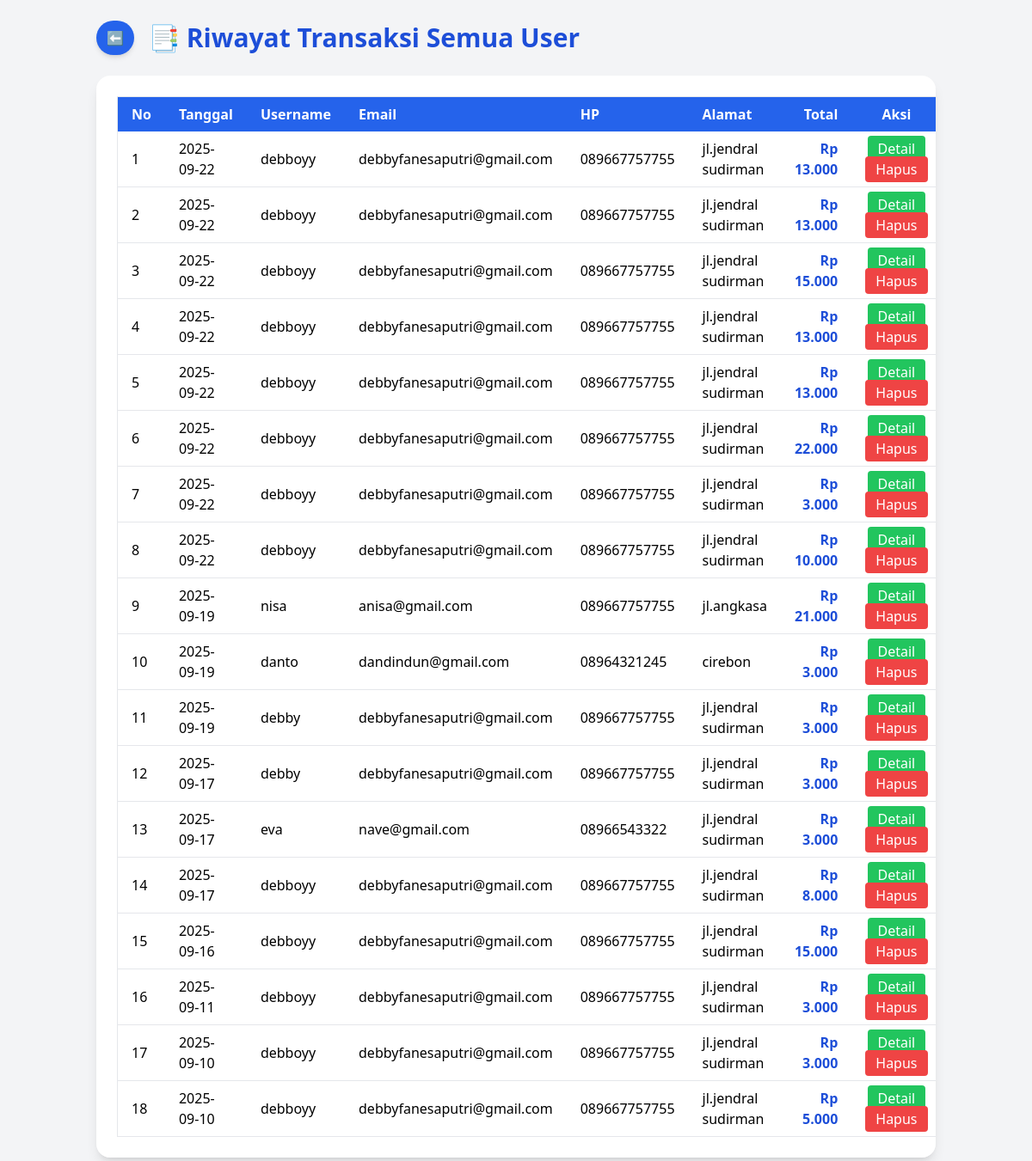
The page /riwayat_transaksi_admin.php (signed in) on the database its author committed.
### tables this page shows
CREATE TABLE `transaksi` (
  `id_transaksi` int NOT NULL,
  `id_pelanggan` int NOT NULL,
  `tanggal` date NOT NULL,
  `total_harga` int NOT NULL
);

CREATE TABLE `users` (
  `id` int NOT NULL,
  `nama` varchar(255) DEFAULT NULL,
  `email` varchar(255) DEFAULT NULL,
  `profile_picture` varchar(255) DEFAULT NULL,
  `username` varchar(255) DEFAULT NULL,
  `password` varchar(255) DEFAULT NULL,
  `hp` varchar(255) DEFAULT NULL,
  `alamat` varchar(255) DEFAULT NULL,
  `role` enum('admin','pelanggan') DEFAULT NULL
);

### riwayat_transaksi_admin.php (the view, shortened to what this page needs)
<?php
include 'config.php';
$query = "
    SELECT
        t.id_transaksi,
        t.tanggal,
        t.total_harga,
        u.username,
        u.email,
        u.hp,
        u.alamat
    FROM transaksi t
    JOIN users u ON t.id_pelanggan = u.id
    ORDER BY t.tanggal DESC
";
$result = mysqli_query($koneksi, $query);
?>
<!DOCTYPE html>
<html lang="id">
<head>
    <script src="https://cdn.tailwindcss.com"></script>
</head>
<body class="bg-gray-100 font-sans">
    <div class="container mx-auto p-6">
        <div class="flex items-center gap-4 mb-6">
            <a href="dashboard_admin.php"
               class="bg-blue-600 hover:bg-blue-700 text-white px-3 py-2 rounded-full shadow-md transition flex items-center justify-center"
               title="Kembali ke Dashboard">
                ⬅
            </a>
            <h1 class="text-3xl font-bold text-blue-700">📑 Riwayat Transaksi Semua User</h1>
        </div>
        <div class="bg-white shadow-lg rounded-2xl p-6 overflow-x-auto">
            <table class="w-full border border-gray-200">
                <thead class="bg-blue-600 text-white">
                    <tr>
                        <th class="py-2 px-4 text-left">No</th>
                        <th class="py-2 px-4 text-left">Tanggal</th>
                        <th class="py-2 px-4 text-left">Username</th>
                        <th class="py-2 px-4 text-left">Email</th>
                        <th class="py-2 px-4 text-left">HP</th>
                        <th class="py-2 px-4 text-left">Alamat</th>
                        <th class="py-2 px-4 text-right">Total</th>
                        <th class="py-2 px-4 text-center">Aksi</th>
                    </tr>
                </thead>
                <tbody>
                    <?php
                    $no = 1;
                    if (mysqli_num_rows($result) > 0):
                        while ($row = mysqli_fetch_assoc($result)): ?>
                            <tr class="border-b hover:bg-blue-50">
                                <td class="py-2 px-4"><?= $no++ ?></td>
                                <td class="py-2 px-4"><?= $row['tanggal'] ?></td>
                                <td class="py-2 px-4"><?= htmlspecialchars($row['username']) ?></td>
                                <td class="py-2 px-4"><?= htmlspecialchars($row['email']) ?></td>
                                <td class="py-2 px-4"><?= htmlspecialchars($row['hp']) ?></td>
                                <td class="py-2 px-4"><?= htmlspecialchars($row['alamat']) ?></td>
                                <td class="py-2 px-4 text-right text-blue-700 font-semibold">
                                    Rp <?= number_format($row['total_harga'], 0, ',', '.') ?>
                                </td>
                                <td class="py-2 px-4 text-center">
                                    <a href="detail_transaksi.php?id=<?= $row['id_transaksi'] ?>"
                                       class="bg-green-500 text-white px-3 py-1 rounded hover:bg-green-600">Detail</a>
                                    <a href="hapus_transaksi.php?id=<?= $row['id_transaksi'] ?>"
                                       onclick="return confirm('Yakin mau hapus transaksi ini?')"
                                       class="bg-red-500 text-white px-3 py-1 rounded hover:bg-red-600">Hapus</a>
                                </td>
                            </tr>
                        <?php endwhile;
                    endif; ?>
                </tbody>
            </table>
        </div>
    </div>
</body>
</html>

### rows shown on the page
transaksi: tanggal "2025-09-22", id_pelanggan.username "debboyy", id_pelanggan.email "debbyfanesaputri@gmail.com", id_pelanggan.hp "089667757755", id_pelanggan.alamat "jl.jendral sudirman", total_harga "13.000"
transaksi: tanggal "2025-09-22", id_pelanggan.username "debboyy", id_pelanggan.email "debbyfanesaputri@gmail.com", id_pelanggan.hp "089667757755", id_pelanggan.alamat "jl.jendral sudirman", total_harga "13.000"
transaksi: tanggal "2025-09-22", id_pelanggan.username "debboyy", id_pelanggan.email "debbyfanesaputri@gmail.com", id_pelanggan.hp "089667757755", id_pelanggan.alamat "jl.jendral sudirman", total_harga "15.000"
transaksi: tanggal "2025-09-22", id_pelanggan.username "debboyy", id_pelanggan.email "debbyfanesaputri@gmail.com", id_pelanggan.hp "089667757755", id_pelanggan.alamat "jl.jendral sudirman", total_harga "13.000"
transaksi: tanggal "2025-09-22", id_pelanggan.username "debboyy", id_pelanggan.email "debbyfanesaputri@gmail.com", id_pelanggan.hp "089667757755", id_pelanggan.alamat "jl.jendral sudirman", total_harga "13.000"
transaksi: tanggal "2025-09-22", id_pelanggan.username "debboyy", id_pelanggan.email "debbyfanesaputri@gmail.com", id_pelanggan.hp "089667757755", id_pelanggan.alamat "jl.jendral sudirman", total_harga "22.000"
transaksi: tanggal "2025-09-22", id_pelanggan.username "debboyy", id_pelanggan.email "debbyfanesaputri@gmail.com", id_pelanggan.hp "089667757755", id_pelanggan.alamat "jl.jendral sudirman", total_harga "3.000"
transaksi: tanggal "2025-09-22", id_pelanggan.username "debboyy", id_pelanggan.email "debbyfanesaputri@gmail.com", id_pelanggan.hp "089667757755", id_pelanggan.alamat "jl.jendral sudirman", total_harga "10.000"
transaksi: tanggal "2025-09-19", id_pelanggan.username "nisa", id_pelanggan.email "anisa@gmail.com", id_pelanggan.hp "089667757755", id_pelanggan.alamat "jl.angkasa", total_harga "21.000"
transaksi: tanggal "2025-09-19", id_pelanggan.username "danto", id_pelanggan.email "dandindun@gmail.com", id_pelanggan.hp "08964321245", id_pelanggan.alamat "cirebon", total_harga "3.000"
transaksi: tanggal "2025-09-19", id_pelanggan.username "debby", id_pelanggan.email "debbyfanesaputri@gmail.com", id_pelanggan.hp "089667757755", id_pelanggan.alamat "jl.jendral sudirman", total_harga "3.000"
transaksi: tanggal "2025-09-17", id_pelanggan.username "debby", id_pelanggan.email "debbyfanesaputri@gmail.com", id_pelanggan.hp "089667757755", id_pelanggan.alamat "jl.jendral sudirman", total_harga "3.000"
transaksi: tanggal "2025-09-17", id_pelanggan.username "eva", id_pelanggan.email "nave@gmail.com", id_pelanggan.hp "08966543322", id_pelanggan.alamat "jl.jendral sudirman", total_harga "3.000"
transaksi: tanggal "2025-09-17", id_pelanggan.username "debboyy", id_pelanggan.email "debbyfanesaputri@gmail.com", id_pelanggan.hp "089667757755", id_pelanggan.alamat "jl.jendral sudirman", total_harga "8.000"
transaksi: tanggal "2025-09-16", id_pelanggan.username "debboyy", id_pelanggan.email "debbyfanesaputri@gmail.com", id_pelanggan.hp "089667757755", id_pelanggan.alamat "jl.jendral sudirman", total_harga "15.000"
transaksi: tanggal "2025-09-11", id_pelanggan.username "debboyy", id_pelanggan.email "debbyfanesaputri@gmail.com", id_pelanggan.hp "089667757755", id_pelanggan.alamat "jl.jendral sudirman", total_harga "3.000"
transaksi: tanggal "2025-09-10", id_pelanggan.username "debboyy", id_pelanggan.email "debbyfanesaputri@gmail.com", id_pelanggan.hp "089667757755", id_pelanggan.alamat "jl.jendral sudirman", total_harga "3.000"
transaksi: tanggal "2025-09-10", id_pelanggan.username "debboyy", id_pelanggan.email "debbyfanesaputri@gmail.com", id_pelanggan.hp "089667757755", id_pelanggan.alamat "jl.jendral sudirman", total_harga "5.000"
